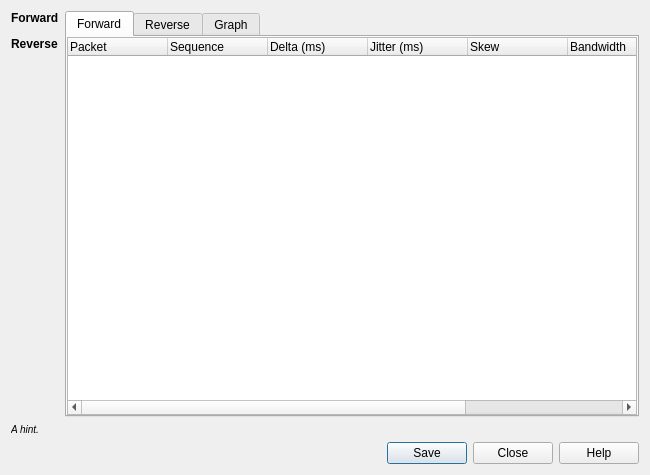
<?xml version="1.0" encoding="UTF-8"?>
<ui version="4.0">
 <class>RtpAnalysisDialog</class>
 <widget class="QDialog" name="RtpAnalysisDialog">
  <property name="geometry">
   <rect>
    <x>0</x>
    <y>0</y>
    <width>650</width>
    <height>475</height>
   </rect>
  </property>
  <property name="windowTitle">
   <string>Dialog</string>
  </property>
  <layout class="QVBoxLayout" name="verticalLayout_3">
   <item>
    <layout class="QHBoxLayout" name="horizontalLayout">
     <item>
      <layout class="QVBoxLayout" name="verticalLayout">
       <item>
        <widget class="QLabel" name="statisticsLabel">
         <property name="text">
          <string>&lt;html&gt;&lt;head/&gt;&lt;body&gt;&lt;p&gt;&lt;span style=&quot; font-size:medium; font-weight:600;&quot;&gt;Forward&lt;/span&gt;&lt;/p&gt;&lt;p&gt;&lt;span style=&quot; font-size:medium; font-weight:600;&quot;&gt;Reverse&lt;/span&gt;&lt;/p&gt;&lt;/body&gt;&lt;/html&gt;</string>
         </property>
         <property name="textFormat">
          <enum>Qt::RichText</enum>
         </property>
         <property name="textInteractionFlags">
          <set>Qt::LinksAccessibleByMouse|Qt::TextSelectableByKeyboard|Qt::TextSelectableByMouse</set>
         </property>
        </widget>
       </item>
       <item>
        <spacer name="verticalSpacer">
         <property name="orientation">
          <enum>Qt::Vertical</enum>
         </property>
         <property name="sizeHint" stdset="0">
          <size>
           <width>20</width>
           <height>40</height>
          </size>
         </property>
        </spacer>
       </item>
      </layout>
     </item>
     <item>
      <widget class="QTabWidget" name="tabWidget">
       <property name="currentIndex">
        <number>0</number>
       </property>
       <widget class="QTreeWidget" name="forwardTreeWidget">
        <property name="rootIsDecorated">
         <bool>false</bool>
        </property>
        <property name="itemsExpandable">
         <bool>false</bool>
        </property>
        <property name="expandsOnDoubleClick">
         <bool>false</bool>
        </property>
        <attribute name="title">
         <string>Forward</string>
        </attribute>
        <column>
         <property name="text">
          <string>Packet</string>
         </property>
        </column>
        <column>
         <property name="text">
          <string>Sequence</string>
         </property>
        </column>
        <column>
         <property name="text">
          <string>Delta (ms)</string>
         </property>
        </column>
        <column>
         <property name="text">
          <string>Jitter (ms)</string>
         </property>
        </column>
        <column>
         <property name="text">
          <string>Skew</string>
         </property>
        </column>
        <column>
         <property name="text">
          <string>Bandwidth</string>
         </property>
        </column>
        <column>
         <property name="text">
          <string>Marker</string>
         </property>
        </column>
        <column>
         <property name="text">
          <string>Status</string>
         </property>
        </column>
       </widget>
       <widget class="QTreeWidget" name="reverseTreeWidget">
        <property name="rootIsDecorated">
         <bool>false</bool>
        </property>
        <property name="itemsExpandable">
         <bool>false</bool>
        </property>
        <attribute name="title">
         <string>Reverse</string>
        </attribute>
        <column>
         <property name="text">
          <string notr="true">1</string>
         </property>
        </column>
       </widget>
       <widget class="QWidget" name="graphTab">
        <attribute name="title">
         <string>Graph</string>
        </attribute>
        <layout class="QVBoxLayout" name="verticalLayout_2" stretch="1,0,0">
         <item>
          <widget class="QCustomPlot" name="streamGraph" native="true"/>
         </item>
         <item>
          <layout class="QHBoxLayout" name="forwardHorizontalLayout" stretch="0,0,0,0,0,1">
           <item>
            <widget class="QCheckBox" name="fJitterCheckBox">
             <property name="toolTip">
              <string>&lt;html&gt;&lt;head/&gt;&lt;body&gt;&lt;p&gt;Show or hide forward jitter values.&lt;/p&gt;&lt;/body&gt;&lt;/html&gt;</string>
             </property>
             <property name="text">
              <string>Forward Jitter</string>
             </property>
            </widget>
           </item>
           <item>
            <spacer name="horizontalSpacer_3">
             <property name="orientation">
              <enum>Qt::Horizontal</enum>
             </property>
             <property name="sizeHint" stdset="0">
              <size>
               <width>10</width>
               <height>5</height>
              </size>
             </property>
            </spacer>
           </item>
           <item>
            <widget class="QCheckBox" name="fDiffCheckBox">
             <property name="toolTip">
              <string>&lt;html&gt;&lt;head/&gt;&lt;body&gt;&lt;p&gt;Show or hide forward difference values.&lt;/p&gt;&lt;/body&gt;&lt;/html&gt;</string>
             </property>
             <property name="text">
              <string>Forward Difference</string>
             </property>
            </widget>
           </item>
           <item>
            <spacer name="horizontalSpacer_5">
             <property name="orientation">
              <enum>Qt::Horizontal</enum>
             </property>
             <property name="sizeHint" stdset="0">
              <size>
               <width>10</width>
               <height>5</height>
              </size>
             </property>
            </spacer>
           </item>
           <item>
            <widget class="QCheckBox" name="fDeltaCheckBox">
             <property name="toolTip">
              <string>&lt;html&gt;&lt;head/&gt;&lt;body&gt;&lt;p&gt;Show or hide forward delta values.&lt;/p&gt;&lt;/body&gt;&lt;/html&gt;</string>
             </property>
             <property name="text">
              <string>Forward Delta</string>
             </property>
            </widget>
           </item>
           <item>
            <spacer name="horizontalSpacer">
             <property name="orientation">
              <enum>Qt::Horizontal</enum>
             </property>
             <property name="sizeHint" stdset="0">
              <size>
               <width>10</width>
               <height>5</height>
              </size>
             </property>
            </spacer>
           </item>
          </layout>
         </item>
         <item>
          <layout class="QHBoxLayout" name="reverseHorizontalLayout" stretch="0,0,0,0,0,1">
           <item>
            <widget class="QCheckBox" name="rJitterCheckBox">
             <property name="toolTip">
              <string>&lt;html&gt;&lt;head/&gt;&lt;body&gt;&lt;p&gt;Show or hide reverse jitter values.&lt;/p&gt;&lt;/body&gt;&lt;/html&gt;</string>
             </property>
             <property name="text">
              <string>Reverse Jitter</string>
             </property>
            </widget>
           </item>
           <item>
            <spacer name="horizontalSpacer_4">
             <property name="orientation">
              <enum>Qt::Horizontal</enum>
             </property>
             <property name="sizeHint" stdset="0">
              <size>
               <width>10</width>
               <height>5</height>
              </size>
             </property>
            </spacer>
           </item>
           <item>
            <widget class="QCheckBox" name="rDiffCheckBox">
             <property name="toolTip">
              <string>&lt;html&gt;&lt;head/&gt;&lt;body&gt;&lt;p&gt;Show or hide reverse difference values.&lt;/p&gt;&lt;/body&gt;&lt;/html&gt;</string>
             </property>
             <property name="text">
              <string>Reverse Difference</string>
             </property>
            </widget>
           </item>
           <item>
            <spacer name="horizontalSpacer_6">
             <property name="orientation">
              <enum>Qt::Horizontal</enum>
             </property>
             <property name="sizeHint" stdset="0">
              <size>
               <width>10</width>
               <height>5</height>
              </size>
             </property>
            </spacer>
           </item>
           <item>
            <widget class="QCheckBox" name="rDeltaCheckBox">
             <property name="toolTip">
              <string>&lt;html&gt;&lt;head/&gt;&lt;body&gt;&lt;p&gt;Show or hide reverse delta values.&lt;/p&gt;&lt;/body&gt;&lt;/html&gt;</string>
             </property>
             <property name="text">
              <string>Reverse Delta</string>
             </property>
            </widget>
           </item>
           <item>
            <spacer name="horizontalSpacer_2">
             <property name="orientation">
              <enum>Qt::Horizontal</enum>
             </property>
             <property name="sizeHint" stdset="0">
              <size>
               <width>10</width>
               <height>5</height>
              </size>
             </property>
            </spacer>
           </item>
          </layout>
         </item>
        </layout>
       </widget>
      </widget>
     </item>
    </layout>
   </item>
   <item>
    <layout class="QHBoxLayout" name="horizontalLayout_2" stretch="1,0">
     <item>
      <widget class="QLabel" name="hintLabel">
       <property name="text">
        <string>&lt;small&gt;&lt;i&gt;A hint.&lt;/i&gt;&lt;/small&gt;</string>
       </property>
      </widget>
     </item>
     <item>
      <widget class="ProgressFrame" name="progressFrame">
       <property name="frameShape">
        <enum>QFrame::NoFrame</enum>
       </property>
       <property name="frameShadow">
        <enum>QFrame::Plain</enum>
       </property>
      </widget>
     </item>
    </layout>
   </item>
   <item>
    <widget class="QDialogButtonBox" name="buttonBox">
     <property name="orientation">
      <enum>Qt::Horizontal</enum>
     </property>
     <property name="standardButtons">
      <set>QDialogButtonBox::Close|QDialogButtonBox::Help|QDialogButtonBox::Save</set>
     </property>
    </widget>
   </item>
  </layout>
  <action name="actionSaveAudio">
   <property name="text">
    <string>Audio</string>
   </property>
   <property name="toolTip">
    <string>Save the audio data for both channels.</string>
   </property>
  </action>
  <action name="actionSaveForwardAudio">
   <property name="text">
    <string>Forward Stream Audio</string>
   </property>
   <property name="toolTip">
    <string>Save the forward stream audio data.</string>
   </property>
  </action>
  <action name="actionSaveReverseAudio">
   <property name="text">
    <string>Reverse Stream Audio</string>
   </property>
   <property name="toolTip">
    <string>Save the reverse stream audio data.</string>
   </property>
  </action>
  <action name="actionSaveCsv">
   <property name="text">
    <string>CSV</string>
   </property>
   <property name="toolTip">
    <string>Save both tables as CSV.</string>
   </property>
  </action>
  <action name="actionSaveForwardCsv">
   <property name="text">
    <string>Forward Stream CSV</string>
   </property>
   <property name="toolTip">
    <string>Save the forward table as CSV.</string>
   </property>
  </action>
  <action name="actionSaveReverseCsv">
   <property name="text">
    <string>Reverse Stream CSV</string>
   </property>
   <property name="toolTip">
    <string>Save the reverse table as CSV.</string>
   </property>
  </action>
  <action name="actionSaveGraph">
   <property name="text">
    <string>Save Graph</string>
   </property>
   <property name="toolTip">
    <string>Save the graph image.</string>
   </property>
  </action>
  <action name="actionGoToPacket">
   <property name="text">
    <string>Go to Packet</string>
   </property>
   <property name="toolTip">
    <string>Select the corresponding packet in the packet list.</string>
   </property>
   <property name="shortcut">
    <string>G</string>
   </property>
  </action>
  <action name="actionNextProblem">
   <property name="text">
    <string>Next Problem Packet</string>
   </property>
   <property name="toolTip">
    <string>Go to the next problem packet</string>
   </property>
   <property name="shortcut">
    <string>N</string>
   </property>
  </action>
 </widget>
 <customwidgets>
  <customwidget>
   <class>QCustomPlot</class>
   <extends>QWidget</extends>
   <header>qcustomplot.h</header>
   <container>1</container>
  </customwidget>
  <customwidget>
   <class>ProgressFrame</class>
   <extends>QFrame</extends>
   <header>progress_frame.h</header>
   <container>1</container>
  </customwidget>
 </customwidgets>
 <resources/>
 <connections>
  <connection>
   <sender>buttonBox</sender>
   <signal>accepted()</signal>
   <receiver>RtpAnalysisDialog</receiver>
   <slot>accept()</slot>
   <hints>
    <hint type="sourcelabel">
     <x>248</x>
     <y>254</y>
    </hint>
    <hint type="destinationlabel">
     <x>157</x>
     <y>274</y>
    </hint>
   </hints>
  </connection>
  <connection>
   <sender>buttonBox</sender>
   <signal>rejected()</signal>
   <receiver>RtpAnalysisDialog</receiver>
   <slot>reject()</slot>
   <hints>
    <hint type="sourcelabel">
     <x>316</x>
     <y>260</y>
    </hint>
    <hint type="destinationlabel">
     <x>286</x>
     <y>274</y>
    </hint>
   </hints>
  </connection>
 </connections>
</ui>
